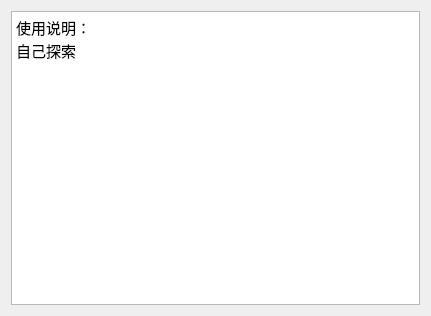
<?xml version="1.0" encoding="UTF-8"?>
<ui version="4.0">
 <class>Dialog</class>
 <widget class="QDialog" name="Dialog">
  <property name="geometry">
   <rect>
    <x>0</x>
    <y>0</y>
    <width>431</width>
    <height>316</height>
   </rect>
  </property>
  <property name="windowTitle">
   <string>Dialog</string>
  </property>
  <layout class="QHBoxLayout" name="horizontalLayout">
   <item>
    <widget class="QPlainTextEdit" name="plainTextEdit">
     <property name="font">
      <font>
       <pointsize>11</pointsize>
      </font>
     </property>
     <property name="plainText">
      <string>使用说明：
自己探索</string>
     </property>
    </widget>
   </item>
  </layout>
 </widget>
 <resources/>
 <connections/>
</ui>
